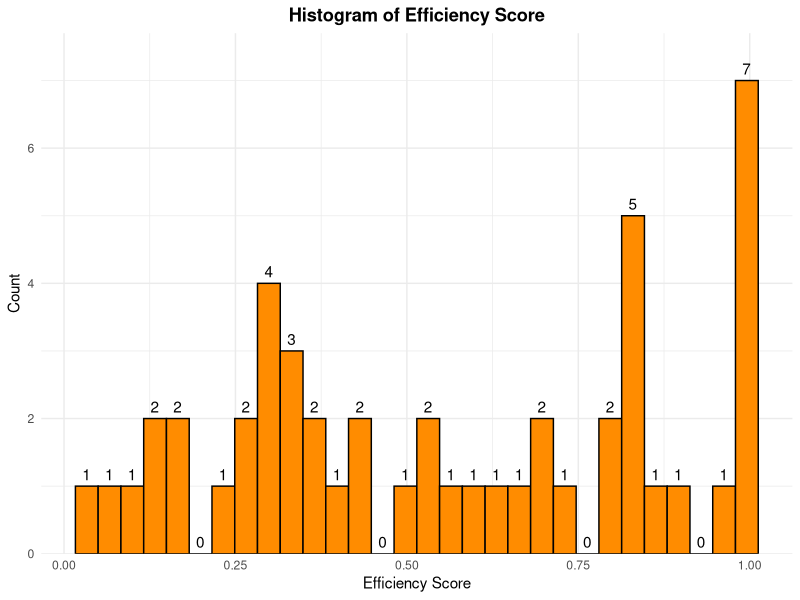
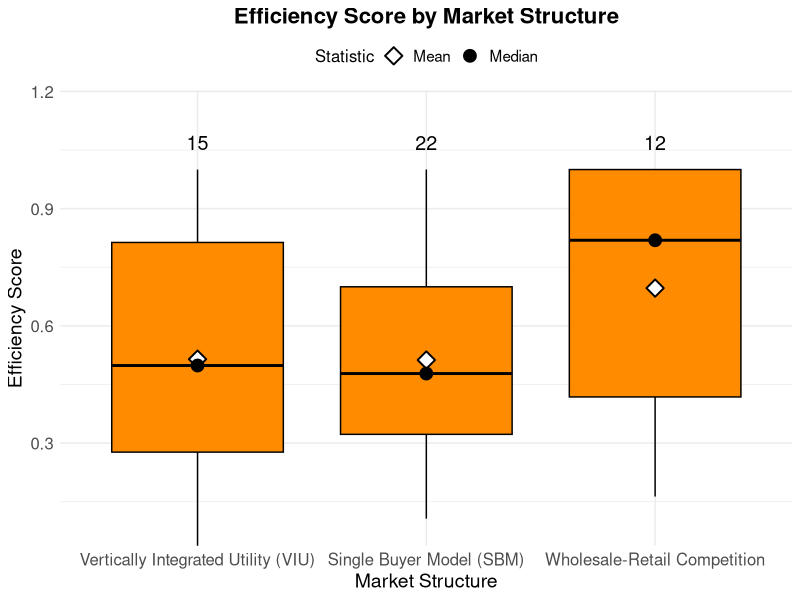
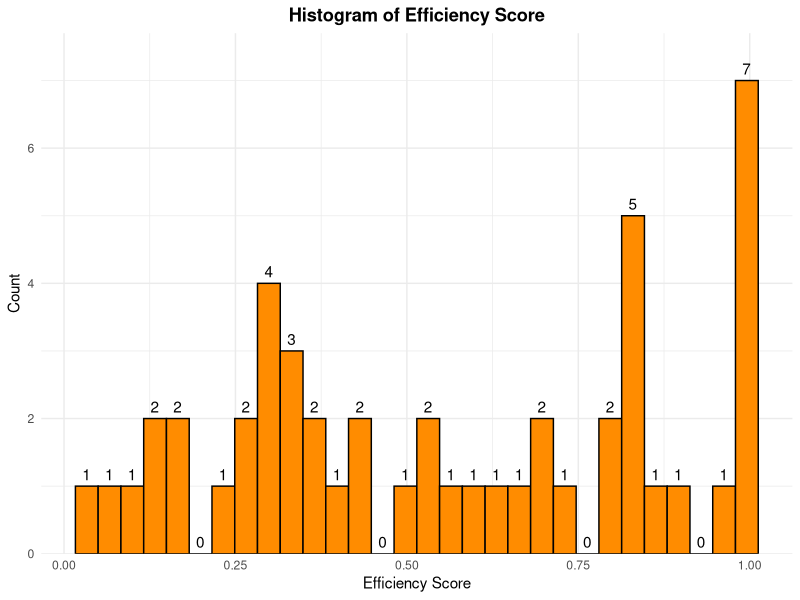
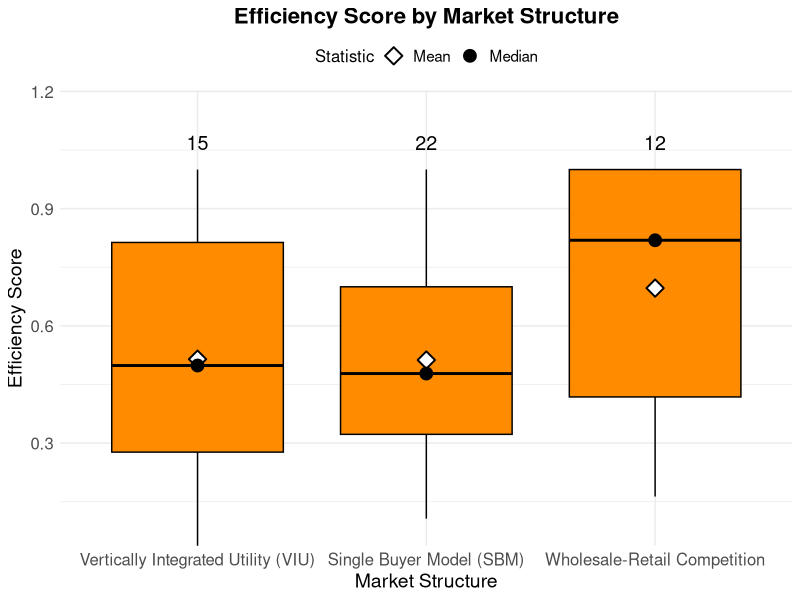

Recreate these plots in R, in order. (Note: this script raises an error after producing the figures.)
# install.packages("readr")  # uncomment if you haven’t already installed readr
library(readr)

# 1. Read the CSV into a data frame
df <- read_csv("Efficiency_Markets_Access.csv")

# 2. Print the column names
print(colnames(df))

# Create histogram for PPT -----------
# install.packages("ggplot2")  # if you haven’t already
library(ggplot2)

# Assuming df is already loaded:
# df <- readr::read_csv("Efficiency_Market_Access.csv")

p <- ggplot(df, aes(x = `Efficiency Score`)) +
  geom_histogram(
    fill   = "darkorange",
    color  = "black",
    bins   = 30
  ) +
  # Add count labels above bars, using the new after_stat syntax
  stat_bin(
    geom   = "text",
    bins   = 30,
    aes(label = after_stat(count)),
    vjust  = -0.5
  ) +
  # Expand the y‐axis so the top label isn’t clipped
  scale_y_continuous(expand = expansion(mult = c(0, 0.1))) +
  labs(
    title = "Histogram of Efficiency Score",
    x     = "Efficiency Score",
    y     = "Count"
  ) +
  theme_minimal() +
  theme(
    panel.background = element_rect(fill = "transparent", color = NA),
    plot.background  = element_rect(fill = "transparent", color = NA),
    # Center & bold title
    plot.title       = element_text(hjust = 0.5, face = "bold")
  )

# Display
print(p)

# Save with transparent background
ggsave(
  "hist_efficiency_score.png",
  plot = p,
  bg   = "transparent",
  width  = 6,
  height = 4
)

# Market structure box plot ------
# Required libraries
library(ggplot2)
library(dplyr)
library(forcats)

# 2. Re‐order the Market Structure factor
df$`Market Structure` <- factor(
  df$`Market Structure`,
  levels = c(
    "Vertically Integrated Utility (VIU)",
    "Single Buyer Model (SBM)",
    "Wholesale-Retail Competition"
  )
)

# 3. Compute counts for each group
counts <- df %>%
  group_by(`Market Structure`) %>%
  summarise(n = n(), .groups = "drop")

# 4. Build the box‐plot with larger labels
p <- ggplot(df, aes(x = `Market Structure`, y = `Efficiency Score`)) +
  geom_boxplot(fill  = "darkorange", color = "black") +
  # mean marker with legend key
  stat_summary(
    aes(shape = "Mean"),
    fun     = mean,
    geom    = "point",
    size    = 4,
    fill    = "white",
    stroke  = 1
  ) +
  # median marker with legend key
  stat_summary(
    aes(shape = "Median"),
    fun     = median,
    geom    = "point",
    size    = 4,
    fill    = "black"
  ) +
  # add count labels above each box, with increased text size
  geom_text(
    data = counts,
    aes(
      x     = `Market Structure`,
      y     = max(df$`Efficiency Score`) * 1.05,
      label = n
    ),
    vjust = 0,
    size  = 5  # increase count label size
  ) +
  # expand y‐axis so nothing is cut off
  scale_y_continuous(expand = expansion(mult = c(0, 0.15))) +
  # define shapes and legend title
  scale_shape_manual(
    name   = "Statistic",
    values = c(Mean = 23, Median = 21)
  ) +
  guides(
    shape = guide_legend(override.aes = list(fill = c("white", "black")))
  ) +
  labs(
    title = "Efficiency Score by Market Structure",
    x     = "Market Structure",
    y     = "Efficiency Score"
  ) +
  theme_minimal() +
  theme(
    # transparent backgrounds
    panel.background  = element_rect(fill = "transparent", color = NA),
    plot.background   = element_rect(fill = "transparent", color = NA),
    legend.background = element_rect(fill = "transparent", color = NA),
    legend.key        = element_rect(fill = "transparent", color = NA),
    # larger, bold title
    plot.title        = element_text(hjust = 0.5, face = "bold", size = 16),
    # larger axis titles
    axis.title        = element_text(size = 14),
    # larger axis text (tick labels)
    axis.text         = element_text(size = 12),
    # larger legend text
    legend.title      = element_text(size = 12),
    legend.text       = element_text(size = 11),
    legend.position   = "top"
  )

# 5. Display
print(p)

# 6. Save with transparent background
ggsave(
  "boxplot_efficiency_market_structure.png",
  plot = p,
  bg   = "transparent",
  width  = 6,
  height = 4
)



# GOVERNANCE GRAPHS ------
# 1. Load and prepare your data
df <- read_csv("Efficiency_Markets_Access.csv") %>%
  filter(!is.na(`Efficiency Score`)) %>%
  mutate(
    Regulator                 = factor(Regulator,                 levels = c(TRUE, FALSE)),
    `Private IPP Established` = factor(`Private IPP Established`, levels = c(TRUE, FALSE)),
    Unbundling                = factor(Unbundling,                levels = c(TRUE, FALSE))
  )

# 2. Pivot to long format
df_long <- df %>%
  pivot_longer(
    cols      = c(Regulator, `Private IPP Established`, Unbundling),
    names_to  = "Category",
    values_to = "Value"
  )

# 3. Compute counts & max y
counts <- df_long %>% count(Category, Value, name = "n")
max_y   <- max(df_long$`Efficiency Score`, na.rm = TRUE)

# 4. Define alternating panel fill colors
panel_colors <- c(
  "Regulator"                 = "white",
  "Private IPP Established"   = "gray",
  "Unbundling"                = "darkgray"
)

# 5. Build the faceted box‐plot with shaded backgrounds
p <- ggplot(df_long, aes(x = Value, y = `Efficiency Score`)) +
  # shaded background rectangles
  geom_rect(
    data = data.frame(Category = names(panel_colors)),
    aes(fill = Category, xmin = -Inf, xmax = Inf, ymin = -Inf, ymax = Inf),
    alpha = 0.1, inherit.aes = FALSE
  ) +
  # the boxplots
  geom_boxplot(fill = "darkorange", color = "black") +
  # mean and median points
  stat_summary(aes(shape = "Mean"), fun = mean, geom = "point", size = 4, fill = "white", stroke = 1) +
  stat_summary(aes(shape = "Median"), fun = median, geom = "point", size = 4, fill = "black") +
  # count labels
  geom_text(
    data = counts,
    aes(x = Value, y = max_y * 1.05, label = n),
    vjust = 0,
    size  = 5
  ) +
  # facets side by side
  facet_grid(. ~ Category) +
  # scales and guides
  scale_fill_manual(values = panel_colors) +
  guides(fill = "none",
         shape = guide_legend(override.aes = list(fill = c("white", "black")))) +
  scale_shape_manual(name   = "Statistic",
                     values = c(Mean = 23, Median = 21)) +
  scale_y_continuous(expand = expansion(mult = c(0, 0.15))) +
  # labels
  labs(
    title = "Efficiency Score by Regulator, IPP Status, and Unbundling",
    x     = NULL,
    y     = "Efficiency Score"
  ) +
  # transparent minimal theme
  theme_minimal() +
  theme(
    panel.background  = element_rect(fill = "transparent", color = NA),
    plot.background   = element_rect(fill = "transparent", color = NA),
    legend.background = element_rect(fill = "transparent", color = NA),
    legend.key        = element_rect(fill = "transparent", color = NA),
    plot.title        = element_text(hjust = 0.5, face = "bold", size = 16),
    axis.title        = element_text(size = 14),
    axis.text         = element_text(size = 12),
    strip.text        = element_text(size = 14),
    legend.position   = "top",
    legend.title      = element_text(size = 12),
    legend.text       = element_text(size = 11)
  )

# 6. Display
print(p)

# 7. Save with transparent background
ggsave(
  "boxplots_governance_with_shading.png",
  plot = p,
  bg   = "transparent",
  width  = 9,
  height = 4
)

## country level -------

# 1. Load your data (if not already)
df <- read_csv("Efficiency_Markets_Access.csv")

# 2. Aggregate at the country level:
#    – compute mean Efficiency Score
#    – take the (constant) Access 2022 value per country
df_country <- df %>%
  filter(!is.na(`Efficiency Score`)) %>%
  group_by(Country) %>%
  summarise(
    Mean_Efficiency_Score = mean(`Efficiency Score`, na.rm = TRUE),
    Access_2022           = mean(`Access 2022`,      na.rm = TRUE),
    .groups = "drop"
  )

# 3. Inspect the new data frame
print(df_country)

# accesss box plot ------

# 1. Create efficiency groups on df_country
df_country <- df_country %>%
  mutate(
    Efficiency_Group = case_when(
      Mean_Efficiency_Score == 1                           ~ "1",
      Mean_Efficiency_Score >= 0.66 & Mean_Efficiency_Score < 1  ~ "0.66–0.99",
      Mean_Efficiency_Score >= 0.33 & Mean_Efficiency_Score < 0.66 ~ "0.33–0.66",
      Mean_Efficiency_Score >= 0 & Mean_Efficiency_Score < 0.33     ~ "0–0.33"
    ),
    Efficiency_Group = factor(
      Efficiency_Group,
      levels = c("0–0.33", "0.33–0.66", "0.66–0.99", "1")
    )
  )

# 2. Compute counts and max y for label placement
counts <- df_country %>%
  count(Efficiency_Group, name = "n")
max_y <- max(df_country$Access_2022, na.rm = TRUE)

# 3. Build the box‐plot
p <- ggplot(df_country, aes(x = Efficiency_Group, y = Access_2022)) +
  geom_boxplot(fill = "orange", color = "black") +
  # mean marker
  stat_summary(aes(shape = "Mean"),
               fun    = mean,
               geom   = "point",
               size   = 4,
               fill   = "white",
               stroke = 1) +
  # median marker
  stat_summary(aes(shape = "Median"),
               fun    = median,
               geom   = "point",
               size   = 4,
               fill   = "black") +
  # count labels above each box
  geom_text(data = counts,
            aes(x = Efficiency_Group,
                y = max_y * 1.05,
                label = n),
            vjust = 0,
            size  = 5) +
  # expand y so nothing is cut off
  scale_y_continuous(expand = expansion(mult = c(0, 0.15))) +
  # legend for mean/median
  scale_shape_manual(name   = "Statistic",
                     values = c(Mean = 23, Median = 21)) +
  guides(shape = guide_legend(override.aes = list(fill = c("white", "black")))) +
  labs(
    title = "Access 2022 by Efficiency Score Group",
    x     = "Efficiency Score Group",
    y     = "Access 2022"
  ) +
  theme_minimal() +
  theme(
    panel.background  = element_rect(fill = "transparent", color = NA),
    plot.background   = element_rect(fill = "transparent", color = NA),
    legend.background = element_rect(fill = "transparent", color = NA),
    legend.key        = element_rect(fill = "transparent", color = NA),
    plot.title        = element_text(hjust = 0.5, face = "bold", size = 16),
    axis.title        = element_text(size = 14),
    axis.text         = element_text(size = 12),
    legend.position   = "top",
    legend.title      = element_text(size = 12),
    legend.text       = element_text(size = 11)
  )

# 4. Display and save
print(p)
ggsave("boxplot_access_by_eff_group.png",
       plot = p,
       bg   = "transparent",
       width  = 6,
       height = 4)



# map ---------
install.packages("rnaturalearth")
install.packages("rnaturalearthdata")

library(sf)
library(ggplot2)
library(dplyr)
library(readr)
library(rnaturalearth)
library(rnaturalearthdata)

# 1. Load your CSV
df <- readr::read_csv("Efficiency_Markets_Access.csv", show_col_types = FALSE)

# 2. Pull world sf and flag which countries have data
world <- ne_countries(scale = "medium", returnclass = "sf") %>%
  mutate(has_data = admin %in% df$Country)

# 3. Build the map
p <- ggplot() +
  # all countries, transparent fill, light grey borders
  geom_sf(data = world, fill = "transparent", color = "grey80", size = 0.2) +
  # highlight those with data in dark orange
  geom_sf(data = filter(world, has_data),
          fill  = "darkorange",
          color = "black",
          size  = 0.2) +
  labs(title = "Countries with Data in Efficiency_Markets_Access.csv") +
  theme_minimal() +
  theme(
    panel.background = element_rect(fill = "transparent", color = NA),
    plot.background  = element_rect(fill = "transparent", color = NA),
    panel.grid.major = element_blank(),
    panel.grid.minor = element_blank(),
    plot.title       = element_text(hjust = 0.5, face = "bold", size = 16)
  )

# 4. Display
print(p)

# 5. (Optional) Save with transparent background
ggsave("map_countries_with_data.png",
       plot = p,
       bg   = "transparent",
       width  = 8,
       height = 4)
